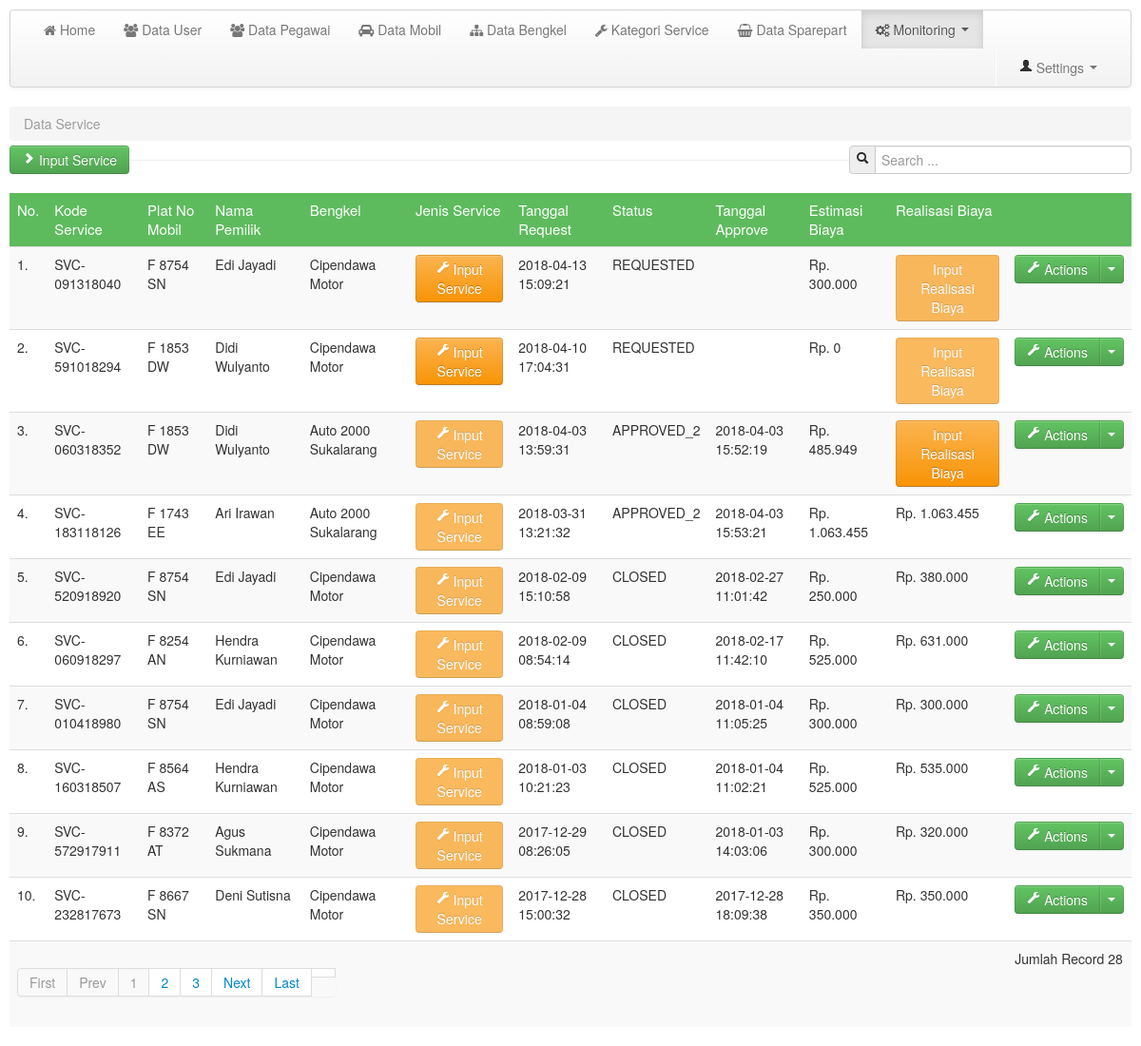
/media.php?module=service_mobil (signed in), run on the app's committed database.
### tables this page shows
CREATE TABLE `service` (
  `id_svc` int(11) NOT NULL,
  `kode_svc` varchar(13) NOT NULL,
  `id_mobil` int(11) NOT NULL,
  `id_bkl` int(11) NOT NULL,
  `req_date` datetime NOT NULL DEFAULT CURRENT_TIMESTAMP,
  `app1_date` datetime NOT NULL,
  `app2_date` datetime NOT NULL,
  `closed_date` datetime NOT NULL,
  `status` enum('REQUESTED','APPROVED_1','APPROVED_2','CLOSED') NOT NULL DEFAULT 'REQUESTED',
  `cost_est` bigint(30) NOT NULL,
  `cost_real` bigint(30) NOT NULL,
  `kodeuser` varchar(10) NOT NULL,
  `tax` bigint(30) NOT NULL
);

CREATE TABLE `mobil` (
  `id_mobil` int(11) NOT NULL,
  `no_mesin` varchar(15) NOT NULL,
  `no_rangka` varchar(20) NOT NULL,
  `no_bpkb` varchar(15) NOT NULL,
  `plat_no` varchar(12) NOT NULL,
  `id_dir` int(11) NOT NULL,
  `id_peg` int(11) NOT NULL,
  `type` varchar(20) NOT NULL,
  `type_code` int(11) NOT NULL,
  `no_seri_ban_a` text NOT NULL,
  `tgl_ganti_ban_a` datetime NOT NULL,
  `no_seri_ban_b` text NOT NULL,
  `tgl_ganti_ban_b` datetime NOT NULL,
  `no_seri_ban_c` text NOT NULL,
  `tgl_ganti_ban_c` datetime NOT NULL,
  `no_seri_ban_d` text NOT NULL,
  `tgl_ganti_ban_d` datetime NOT NULL,
  `no_seri_ban_e` text NOT NULL,
  `tgl_ganti_ban_e` datetime NOT NULL,
  `ms_ber_stnk` date NOT NULL,
  `ms_ber_keur` date NOT NULL,
  `photo` varchar(150) NOT NULL
);

CREATE TABLE `pegawai` (
  `id_peg` int(11) NOT NULL,
  `id_dir` int(11) NOT NULL,
  `NIP` int(9) NOT NULL,
  `nama_peg` varchar(30) NOT NULL,
  `jabatan` varchar(30) NOT NULL,
  `golongan` int(11) NOT NULL,
  `tpt_lhr` varchar(12) NOT NULL,
  `tgl_lhr` date NOT NULL,
  `alamat` text NOT NULL,
  `email` varchar(30) NOT NULL,
  `no_hp` varchar(13) NOT NULL,
  `no_sim` varchar(20) NOT NULL,
  `tgl_ber_sim` date NOT NULL
);

CREATE TABLE `bengkel` (
  `id_bkl` int(11) NOT NULL,
  `kode_bkl` varchar(11) NOT NULL,
  `nama_bkl` varchar(25) NOT NULL,
  `alamat` text NOT NULL,
  `no_telp` varchar(25) NOT NULL,
  `contact_person` varchar(50) NOT NULL,
  `no_kontrak` varchar(30) NOT NULL,
  `tgl_berlaku_kontrak` date NOT NULL
);

### config/fungsi_rupiah.php (called while the page is built, shortened)
<?php
	function format_rupiah($angka) {
		$rupiah = "Rp. ".number_format($angka,0,',','.');
		return $rupiah;
	}

### mod_rs/rekam_service.php (the view, shortened to what this page needs)
<?php
	switch ($_GET['act']) {
		default:
?>
	<?php
		$p = new Paging;
		$batas = 10;
		$posisi = $p->cariPosisi($batas);
	?>
		<section>
			<ul class="breadcrumb" style="margin-bottom:5px;">
				<li class="active">Data Service</li>
			</ul>
			<div class="control-group pull-left">
				<button class="btn btn-success" type="button" onclick="window.location='media.php?module=service_mobil&&act=tambah'"><i class="icon-chevron-right icon-white"></i> Input Service</button>
			</div>
			<form class="form-search pull-right">
				<div class="input-prepend">
					<span class="add-on"><i class="icon-search"></i></span>
					<input class="span3" id="txtcari" type="text" placeholder="Search ..."></input>
				</div>
			</form>
			<hr>
			<div class="row-fluid">
				<div class="span12 pull-left">
					<div id="tabel_awal">
						<table class="table table-striped">
							<thead>
								<tr class="head2">
									<td>No.</td>
									<td>Kode Service</td>
									<td>Plat No Mobil</td>
									<td>Nama Pemilik</td>
									<td>Bengkel</td>
									<td>Jenis Service</td>
									<td>Tanggal Request</td>
									<td>Status</td>
									<td>Tanggal Approve</td>
									<td>Estimasi Biaya</td>
									<td>Realisasi Biaya</td>
									<td></td>
								</tr>
							</thead>
							<tbody>
							<?php
								$query = mysqli_query($conn, "SELECT * FROM service, mobil, bengkel, pegawai WHERE service.id_mobil=mobil.id_mobil AND service.id_bkl=bengkel.id_bkl AND mobil.id_peg=pegawai.id_peg ORDER BY id_svc DESC LIMIT $posisi, $batas");
								$no = $posisi+1;
								while ($r = mysqli_fetch_array($query)) {
							?>
								<tr>
									<td><?php echo $no.".";?></td>
									<td><?php echo $r['kode_svc'];?></td>
									<td><?php echo $r['plat_no'];?></td>
									<td><?php echo $r['nama_peg'];?></td>
									<td><?php echo $r['nama_bkl'];?></td>
									<td>
										<button class="btn btn-warning" onclick="window.location='media.php?module=service_mobil&&act=input_service&&kode_svc=<?php echo $r['kode_svc'] ?>&&id_mobil=<?php echo $r['id_mobil'] ?>'" <?php if ($r['status'] != "REQUESTED") { ?> disabled <?php } ?>><i class="icon-wrench icon-white"></i> Input Service</button>
									</td>
									<td><?php echo $r['req_date'];?></td>
									<td><?php echo $r['status'];?></td>
									<?php if ($r['status'] == 'REQUESTED') { ?>
									<td></td>
									<?php } else if ($r['status'] == 'APPROVED_1') { ?>
									<td><?php echo $r['app1_date'];?></td>
									<?php } else if ($r['status'] == 'APPROVED_2') { ?>
									<td><?php echo $r['app2_date'];?></td>
									<?php } else if ($r['status'] == 'CLOSED') { ?>
									<td><?php echo $r['closed_date'];?></td>
									<?php } ?>
									<td><?php echo format_rupiah($r['cost_est']); ?></td>
									<?php if ($r['cost_real'] == 0) { ?>
									<td>
										<button class="btn btn-warning" onclick="window.location='media.php?module=service_mobil&&act=cost_real&&kode_svc=<?php echo $r['kode_svc'] ?>'" <?php if ($r['status'] != 'APPROVED_2') { ?> disabled <?php } ?>>Input Realisasi Biaya</button>
									</td>
									<?php } else { ?>
									<td><?php echo format_rupiah($r['cost_real']) ?></td>
									<?php } ?>
									<td>
										<div class="btn-group">
											<a class="btn btn-success" href="#"><i class="icon-wrench icon-white"></i> Actions</a>
											<a class="btn btn-success dropdown-toggle" data-toggle="dropdown" href="#"><span class="caret"></span></a>
										</div>
									</td>
								</tr>
							<?php $no++;
								}
							?>
								<tr>
									<td colspan="11">
									<?php
										$jmldata = mysqli_num_rows(mysqli_query($conn, "SELECT * FROM service"));
										$jmlhalaman = $p->jumlahHalaman($jmldata,$batas);
										$linkHalaman = $p->navHalaman($_GET['halaman'], $jmlhalaman);
										echo "$linkHalaman";
									?>
										<td>Jumlah Record <?php echo $jmldata;?></td>
									</td>
								</tr>
							</tbody>
						</table>
					</div>
				</div>
			</div>
		</section>
<?php
	break;
?>
<?php
	}
?>

### assets/css/custom.css (style rules this page uses)
body { background: #fff; }
nav,header,section,footer { margin:10px 10px 0 10px; }
table .head2 { background:#5dbb5d; color:#fff; font-size:15px; }

### data on the page
service: kode_svc "SVC-091318040", id_mobil.plat_no "F 8754 SN", pegawai.nama_peg "Edi Jayadi", id_bkl.nama_bkl "Cipendawa Motor", req_date "2018-04-13 15:09:21", status "REQUESTED", cost_est "Rp. 300.000"
service: kode_svc "SVC-591018294", id_mobil.plat_no "F 1853 DW", pegawai.nama_peg "Didi Wulyanto", id_bkl.nama_bkl "Cipendawa Motor", req_date "2018-04-10 17:04:31", status "REQUESTED", cost_est "Rp. 0"
service: kode_svc "SVC-060318352", id_mobil.plat_no "F 1853 DW", pegawai.nama_peg "Didi Wulyanto", id_bkl.nama_bkl "Auto 2000 Sukalarang", req_date "2018-04-03 13:59:31", status "APPROVED_2", app2_date "2018-04-03 15:52:19", cost_est "Rp. 485.949"
service: kode_svc "SVC-183118126", id_mobil.plat_no "F 1743 EE", pegawai.nama_peg "Ari Irawan", id_bkl.nama_bkl "Auto 2000 Sukalarang", req_date "2018-03-31 13:21:32", status "APPROVED_2", app2_date "2018-04-03 15:53:21", cost_est "Rp. 1.063.455", cost_real "Rp. 1.063.455"
service: kode_svc "SVC-520918920", id_mobil.plat_no "F 8754 SN", pegawai.nama_peg "Edi Jayadi", id_bkl.nama_bkl "Cipendawa Motor", req_date "2018-02-09 15:10:58", status "CLOSED", closed_date "2018-02-27 11:01:42", cost_est "Rp. 250.000", cost_real "Rp. 380.000"
service: kode_svc "SVC-060918297", id_mobil.plat_no "F 8254 AN", pegawai.nama_peg "Hendra Kurniawan", id_bkl.nama_bkl "Cipendawa Motor", req_date "2018-02-09 08:54:14", status "CLOSED", closed_date "2018-02-17 11:42:10", cost_est "Rp. 525.000", cost_real "Rp. 631.000"
service: kode_svc "SVC-010418980", id_mobil.plat_no "F 8754 SN", pegawai.nama_peg "Edi Jayadi", id_bkl.nama_bkl "Cipendawa Motor", req_date "2018-01-04 08:59:08", status "CLOSED", closed_date "2018-01-04 11:05:25", cost_est "Rp. 300.000", cost_real "Rp. 300.000"
service: kode_svc "SVC-160318507", id_mobil.plat_no "F 8564 AS", pegawai.nama_peg "Hendra Kurniawan", id_bkl.nama_bkl "Cipendawa Motor", req_date "2018-01-03 10:21:23", status "CLOSED", closed_date "2018-01-04 11:02:21", cost_est "Rp. 525.000", cost_real "Rp. 535.000"
service: kode_svc "SVC-572917911", id_mobil.plat_no "F 8372 AT", pegawai.nama_peg "Agus Sukmana", id_bkl.nama_bkl "Cipendawa Motor", req_date "2017-12-29 08:26:05", status "CLOSED", closed_date "2018-01-03 14:03:06", cost_est "Rp. 300.000", cost_real "Rp. 320.000"
service: kode_svc "SVC-232817673", id_mobil.plat_no "F 8667 SN", pegawai.nama_peg "Deni Sutisna", id_bkl.nama_bkl "Cipendawa Motor", req_date "2017-12-28 15:00:32", status "CLOSED", closed_date "2017-12-28 18:09:38", cost_est "Rp. 350.000", cost_real "Rp. 350.000"

### other printed values
$halamanaktif "1"
$jmldata "28"
